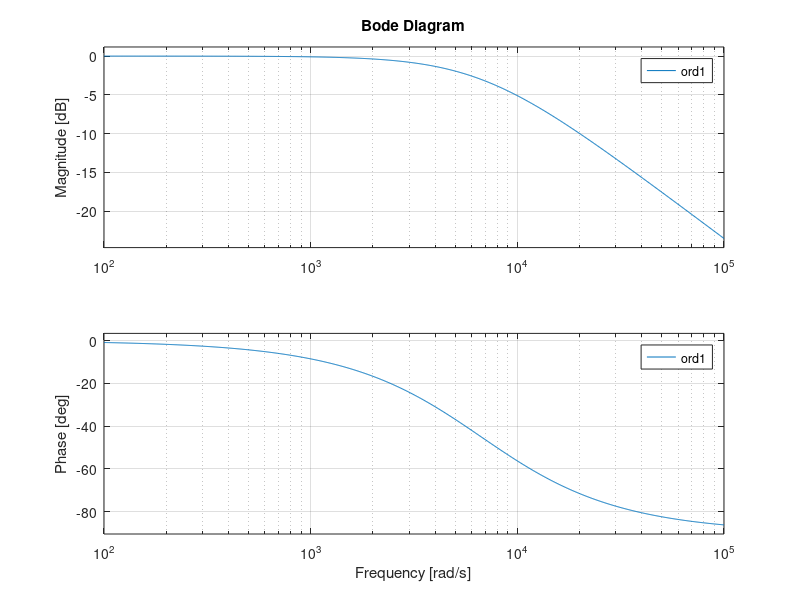
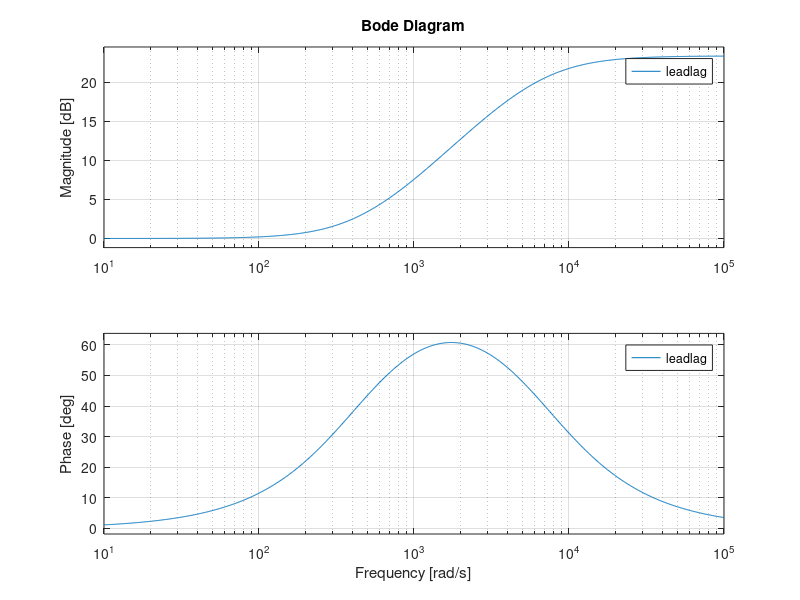
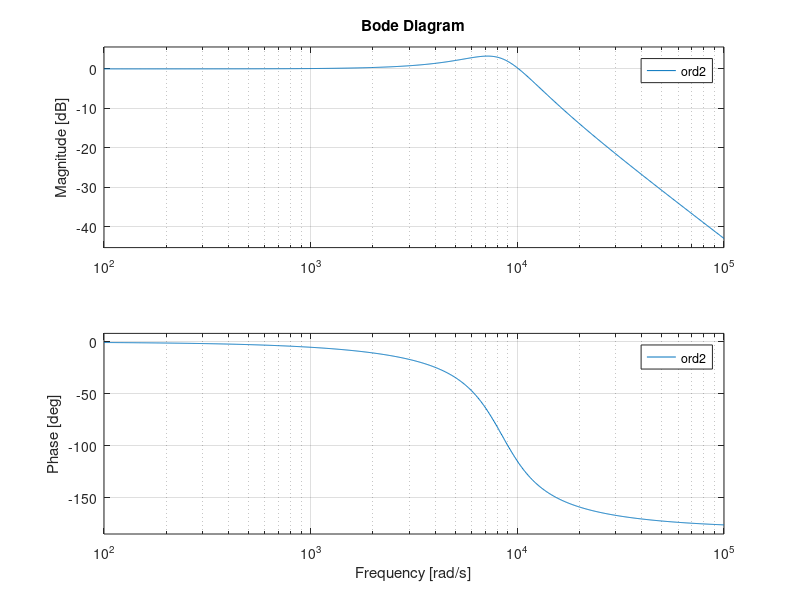
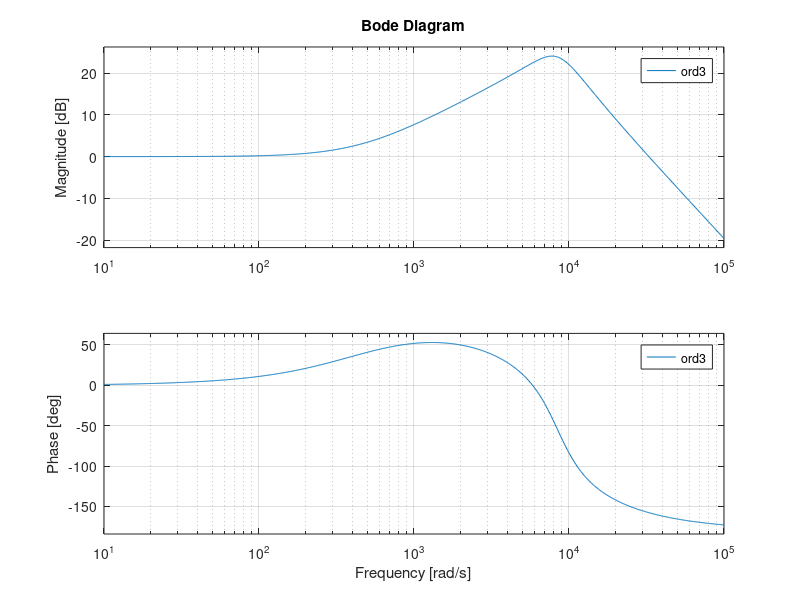

Source code (MATLAB) for these figures, in order:

% Exemplos de resposta em frequencia

R1 = 6.8e3 ; 
C1 = 22e-9 ; 

R2 = 4e3 ; 
C2 = 22e-9 ; 
L2 = 640e-3 ; 

% 1a. ordem 

tau = R1*C1 ;

num1 = 1 ; 
den1 = [ tau 1 ] ; 

ord1 = tf(num1,den1) ; 

figure(1) 
bode(ord1) 

% Efeito de um zero 

R0 = 100e3 ; 
C0 = 22e-9 ; 

mu = R0*C0 ;

num0 = [ mu 1 ] ; 
den0 = 1 ;

zero = tf(num0,den0) ; 

leadlag = series(ord1,zero)

figure(2) 
bode(leadlag) 


% 2a. ordem 

wn = sqrt(inv(L2*C2)) ;
zeta = R2/(2*L2*wn) ; 

num2 = wn^2 ; 
den2 = [ 1 2*zeta*wn wn^2 ] ; 

ord2 = tf(num2,den2) ; 

figure(3) 
bode(ord2) 

% 3a. ordem com zero 

ord3 = series(leadlag,ord2) ; 
figure(4) 
bode(ord3) 

